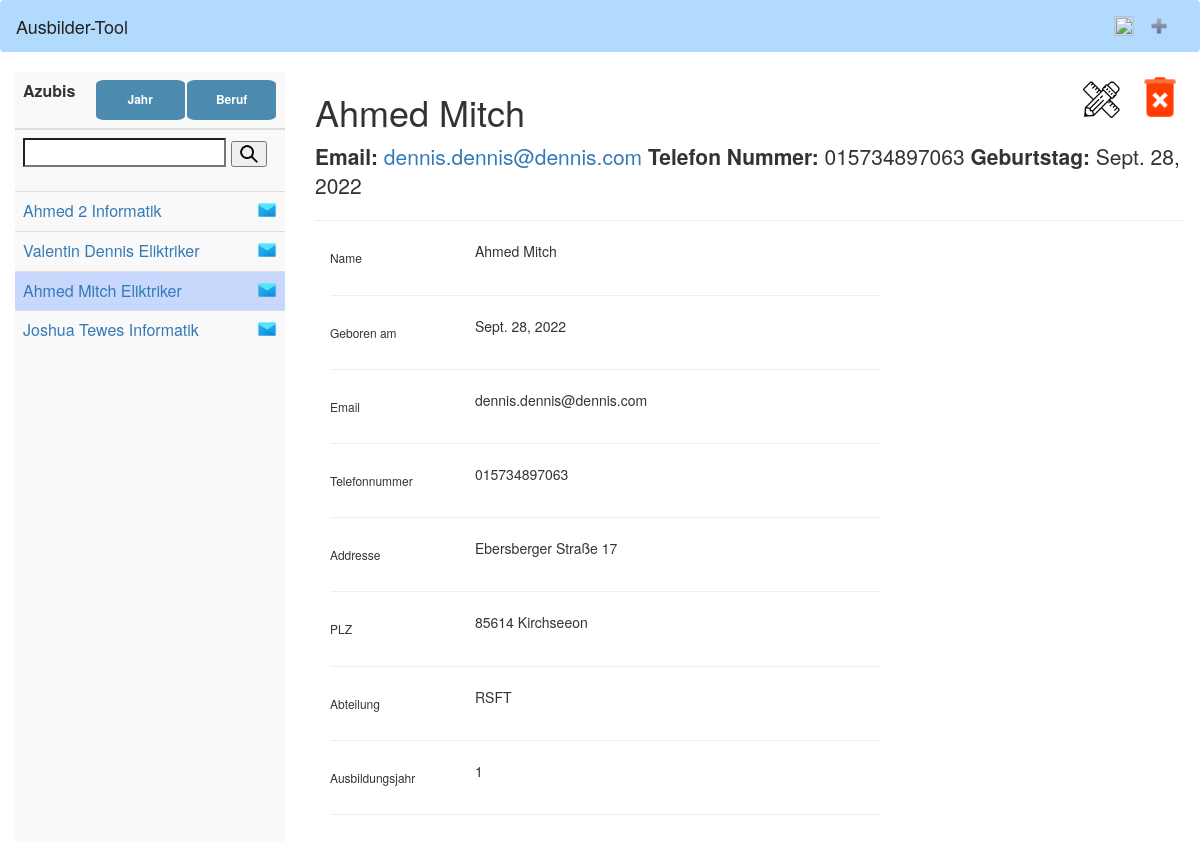
The app's page /all/0/37/ (signed in) with its own data.
### azubi_list/models.py (models this page shows, shortened)
class Azubi(models.Model):
    topic = models.ForeignKey(Profession, on_delete=models.CASCADE)
    first_name = models.CharField(max_length=30)
    last_name = models.CharField(max_length=30)
    email = models.EmailField(max_length=30)
    birthday = models.DateField()
    address = models.CharField(max_length=30)
    PLZ = models.CharField(max_length=20)
    department = models.CharField(max_length=30)
    year = models.IntegerField()
    phone_number = models.CharField(max_length=30)

class Profession(models.Model):
    name = models.CharField(max_length=30)
    def __str__(self) -> str:
        return self.name

### azubi_list/views.py (the view)
# urls.py: path("<str:filter>/<int:year>/<int:id>/", homepage, name='azubi_list'),
def homepage(request, filter: str, year: int, id):
    if not request.user.is_authenticated:
        return redirect("/login/")
    change_training_year_if_neccessary()
    azubis = Azubi.objects.order_by("last_name")
    form = SearchForm()
    professions = Profession.objects.all()
    final_list = get_filter(filter, azubis)
    final_list = get_year_filter(year, final_list)
    if request.method == "POST":
        try:
            search = request.POST['azubi_search_input']
            final_list = get_search(final_list, search)
        except:
            pass
    if len(final_list) > 0:
        if id == 0:
            return render(request, "azubi_detail_2.html", {"azubis": final_list, "obj": final_list[0], "professions": professions, "filter": filter, "form": form, "year": year, "id":id})
        obj = get_object_or_404(Azubi, pk=id)
        return render(request, "azubi_detail_2.html", {"azubis": final_list, "obj": obj, "professions": professions, "filter": filter, "form": form, "year": year, "id":id})
    return render(request, "azubi_detail_2.html", {"azubis": final_list,"professions": professions, "filter": filter, "form": form, "year": year, "id": id})

### azubi_list/forms.py
class SearchForm(forms.Form):
    search_input = forms.CharField(label='Suche', max_length=100)

### azubi_list/scripts.py (called while the page is built)
def get_day() -> datetime.datetime:
    return datetime.date.today()

def change_training_year_if_neccessary():
    if not is_day_already_checked() and is_new_training_year():
        change_training_year_of_all()

def is_day_already_checked():
    if len(list(DayCheck.objects.all())) > 0:
        daycheck = DayCheck.objects.all()[0]
    else:
        daycheck = DayCheck(day= get_day(), changed= 0)
        daycheck.save()
    if daycheck.day != get_day():
        daycheck.day = get_day()
        daycheck.changed = 1
        daycheck.save()
        return False
    return True

### azubi_list/views.py (called while the page is built)
def get_filter(profession_filter: str, azubis):
    final_list = list()
    final_list = list(filter(lambda x: x.topic.name == profession_filter, azubis))
    if profession_filter == "all":
        final_list = azubis
    return final_list

def get_year_filter(year_filter: int, azubis: list):
    final_list = list()
    final_list = list(filter(lambda x: x.year == year_filter, azubis))
    if year_filter == 0:
        final_list = azubis
    return final_list

### azubi_list/templates/azubi_detail_2.html (shortened to what this page needs)
{% load static %}
<link href="https://maxcdn.bootstrapcdn.com/bootstrap/3.3.7/css/bootstrap.min.css" rel="stylesheet">
<link rel="stylesheet" href="{% static 'css/style.css' %}"/>
<div class="main-wrapper">
  <div class="section top">{% include 'include/header.html' %}</div>
  <div class="section left col-xs-3">
    <div class="half">{% include 'include/azubi_list.html' %}</div>
  </div>
  <div class="section right col-xs-9">
    {% include 'include/azubi_detail_view.html' %}

### azubi_list/templates/include/azubi_list.html (shortened to what this page needs)
{% load static %}
<link rel="stylesheet" href="{% static 'css/style.css' %}"/>
<table class="table table-striped">
    <thead>
      <tr>
        <th scope="col">Azubis
                <div class="dropdown" style="float: right; margin-right: 1; height: auto; width: 35%;">
                  <button class="dropbtn" style="width: 100%">Beruf</button>
                </div>
                <div class="dropdown"  style="float: right; margin-right: 1%; height: auto; width: 35%;">
                  <button  style="width: 100%"class="dropbtn">Jahr</button>
        </th>
      </tr>
    </thead>
    <tbody>
      <tr>
        <td>
          <form class="d-flex" method=POST action="{% url  'azubi_list'  filter=filter year=year id=0 %}" >
            <input type="search" label="search" name="azubi_search_input" style="width:80%">
            <button type="submit"><image height=auto width=20  src="{% static 'images/lupe.png' %}"/></button>
          </form>
        </td>
      </tr>
      {% for azubi in azubis %}
      <tr>
        {%if obj.id == azubi.id %}
        <td style="background: rgba(109, 156, 255, 0.363)"><a href="{% url 'azubi_list' filter=filter year=year id=azubi.id %}">{{ azubi.first_name }} {{azubi.last_name}} {{azubi.topic}}  </a><a href="mailto:{{azubi.email}}"><img style="float: right", src="{% static 'images/mail.png' %}" withd=20, height= 20 alt="My image"></a></td>
        {%else%}
        <td ><a href="{% url 'azubi_list' filter=filter year=year id=azubi.id %}">{{ azubi.first_name }} {{azubi.last_name}} {{azubi.topic}}  </a><a href="mailto:{{azubi.email}}"><img style="float: right", src="{% static 'images/mail.png' %}" withd=20, height= 20 alt="My image"></a></td>
        {%endif%}
      </tr>
      {% endfor %}
    </tbody>
  </table>

### azubi_list/templates/include/azubi_detail_view.html
{%load static %}
{%if obj%}
<div>
  <a  href="{% url 'deleteconfirm' obj.id%}" style="float: right;"><image class="flex" height="50" src="{% static 'images/delete.png' %}"/></a>
  <a class="btn btn-light" href="{% url 'edit' obj.id%}" style="float: right;"><image class="flex" height="40" src="{% static 'images/edit.png' %}"/></a>
  <h1 class="display-4">{{obj.first_name}} {{obj.last_name}}</h1>
  <p class="lead"><strong>Email: </strong><a href="mailto:{{obj.email}}">{{obj.email}}</a>  <strong>Telefon Nummer: </strong>{{obj.phone_number}} <strong>Geburtstag: </strong> {{obj.birthday}}</p>
    <hr class="my-4">
</div>
<div>
  {% include 'include/detailed_informations.html' %}
</div>
{%else%}
{% include 'include/no_azubi_detail.html' %}
{%endif%}
</div>

### azubi_list/templates/include/detailed_informations.html
<div class="col-md-8">
  <div class="row">
    <div class="col-sm-3">
      <h6 class="mb-0">Name</h6>
    </div>
    <div class="col-sm-9 text-secondary">
      {{obj.first_name}} {{obj.last_name}}
    </div>
  </div>
  <hr>
  <div class="row">
    <div class="col-sm-3">
      <h6 class="mb-0">Geboren am</h6>
    </div>
    <div class="col-sm-9 text-secondary">
      {{obj.birthday}}
    </div>
  </div>
  <hr>
  <div class="row">
    <div class="col-sm-3">
      <h6 class="mb-0">Email</h6>
    </div>
    <div class="col-sm-9 text-secondary">
      {{obj.email}}
    </div>
  </div>
  <hr>
  <div class="row">
    <div class="col-sm-3">
      <h6 class="mb-0">Telefonnummer</h6>
    </div>
    <div class="col-sm-9 text-secondary">
      {{obj.phone_number}}
    </div>
  </div>
  <hr>
  <div class="row">
    <div class="col-sm-3">
      <h6 class="mb-0">Addresse</h6>
    </div>
    <div class="col-sm-9 text-secondary">
      {{obj.address}}
    </div>
  </div>
  <hr>
  <div class="row">
    <div class="col-sm-3">
      <h6 class="mb-0">PLZ</h6>
    </div>
    <div class="col-sm-9 text-secondary">
      {{obj.PLZ}}
    </div>
  </div>
  <hr>
  <div class="row">
    <div class="col-sm-3">
      <h6 class="mb-0">Abteilung</h6>
    </div>
    <div class="col-sm-9 text-secondary">
      {{obj.department}}
    </div>
  </div>
  <hr>
  <div class="row">
    <div class="col-sm-3">
      <h6 class="mb-0">Ausbildungsjahr</h6>
    </div>
    <div class="col-sm-9 text-secondary">
      {{obj.year}}
    </div>
  </div>
  <hr>
  </div>
</div>

### Ausbilder_Tool/static/css/style.css (style rules this page uses)
.dropbtn { background-color: #4c8baf; color: white; height: 40px; width: 40px; padding: 6px; font-size: 12px; border: none; cursor: pointer; border-radius: 10%; }
.dropdown { position: relative; }

### azubi_list/templates/azubi_detail_2.html (style rules this page uses)
.left { overflow-y: scroll; height: 100%; }
.right { height: 100%; overflow-y: scroll; }
.main-wrapper { height: 100vh; }
.top { width: 100%; }
.section { display: flex; flex-direction: column; justify-content: top; align-items: left; }
.half { background: #f9f9f9; height: 100%; width: 100%; margin: 0; }

### azubi_list/templates/include/header.html (style rules this page uses)
.flex { display: flex; justify-content: top; align-items: top; }

### records on screen
Azubi: first_name "Ahmed", last_name "2", topic "Informatik"
Azubi: first_name "Valentin", last_name "Dennis", topic "Eliktriker"
Azubi: first_name "Ahmed", last_name "Mitch", topic "Eliktriker", email "dennis.dennis@dennis.com", phone_number "015734897063", birthday "Sept. 28, 2022", address "Ebersberger Straße 17", PLZ "85614 Kirchseeon", department "RSFT", year "1"
Azubi: first_name "Joshua", last_name "Tewes", topic "Informatik"
